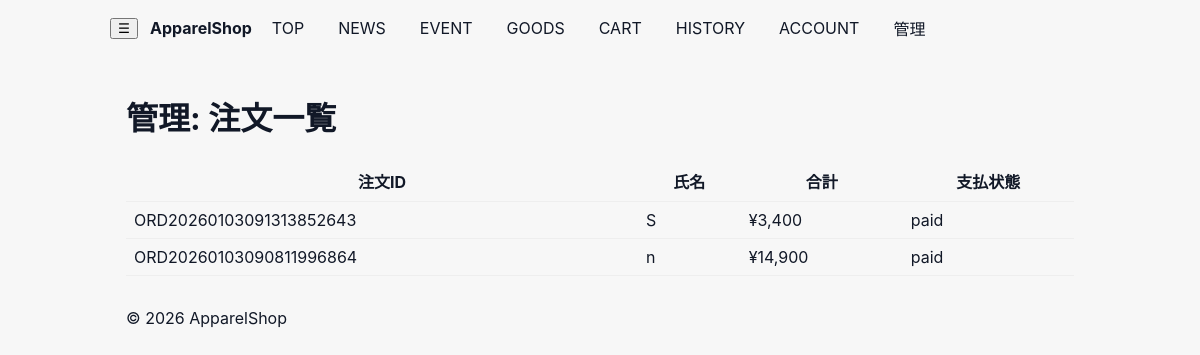
Page /admin/orders on the committed database.
### tables this page shows
CREATE TABLE orders(id TEXT PRIMARY KEY, data TEXT);

### app.py (the view)
@app.route('/admin/orders')
def admin_orders():
    db = get_db(); cur = db.cursor()
    cur.execute('SELECT data FROM orders ORDER BY ROWID DESC')
    rows = cur.fetchall()
    orders = [json.loads(r['data']) for r in rows]
    return render_template('admin.html', orders=orders)

### app.py (called while the page is built)
def get_db():
    db = getattr(g, '_database', None)
    if db is None:
        db = g._database = sqlite3.connect(DB_PATH)
        db.row_factory = sqlite3.Row
    return db

@app.teardown_appcontext
def close_conn(exc):
    db = getattr(g, '_database', None)
    if db is not None:
        db.close()

### templates/admin.html (shortened to what this page needs)
{% extends "base.html" %}
{% block content %}
  <h1>管理: 注文一覧</h1>
  <table class="orders">
    <thead><tr><th>注文ID</th><th>氏名</th><th>合計</th><th>支払状態</th></tr></thead>
    <tbody>
      {% for o in orders %}
        <tr>
          <td>{{ o.id }}</td>
          <td>{{ o.name }}</td>
          <td>¥{{ '{:,}'.format(o.total) }}</td>
          <td>{{ o.status }}</td>
        </tr>
      {% endfor %}
    </tbody>
  </table>
{% endblock %}

### static/css/styles.css (style rules this page uses)
:root { --bg:#f7f7f7; --surface:#ffffff; --text:#111827; --muted:#6b7280; --accent:#1a73e8; --accent-2:#ff6b6b; }
* { box-sizing:border-box }
body { font-family:Inter, system-ui, -apple-system, 'Noto Sans JP', 'Hiragino Kaku Gothic ProN', 'Yu Gothic', sans-serif;margin:0;background:var(--bg);color:var(--text); }
table.orders { width:100%;border-collapse:collapse }
table.orders th,table.orders td { padding:8px;border-bottom:1px solid #eee }

### rows in the picture
orders: id "ORD20260103091313852643", name "S", total "3,400", status "paid"
orders: id "ORD20260103090811996864", name "n", total "14,900", status "paid"
